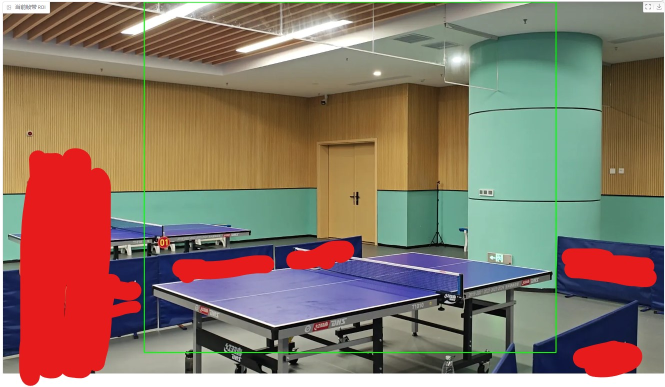
#> input picture assets/sample.jpg, 1330 x 773 px, given in place of sample2.mp4, which was not available (shown at 1/2 size)
$ python series_generator.py
#> lines starting #> are read from the running program, lines starting #| are printed output that depends on the picture; after the words box and inside, x2 and y2 are one past the last pixel; in counts of white or black regions, pixels touching at a corner belong together; pictures that were not available may be replaced by others from this repository, and a replacement may not be noted
### faster_cutter.py
import cv2
import os
from tqdm import tqdm
import subprocess

from utils import select_encoder

def ffmpeg_merge_segments(input_path, segments, tmp_dir, output_path, progress=None, img_idx=0):
    cap = cv2.VideoCapture(input_path)
    fps = cap.get(cv2.CAP_PROP_FPS)
    # 准备切片暂存目录
    tmp_part_dir = os.path.join(tmp_dir, 'part')
    if not os.path.exists(tmp_part_dir):
        os.makedirs(tmp_part_dir)
    # 准备切片记录文件
    concat_file = os.path.join(tmp_part_dir, "concat_list.txt")
    temp_files = []

    i = 0
    for (start, end) in tqdm(segments, desc=f'FFmpeg帧拼接中：'):
        out_name = f"temp_{img_idx}_{i}.mp4"
        out_path = os.path.join(tmp_part_dir, out_name)
        temp_files.append(out_name)  # 5.0版本的ffmpeg会基于concat文件自己拼接，这里不给路径
        duration = end - start
        cmd = [
            "ffmpeg", "-y",
            "-ss", str(start / fps),  # 转为秒
            "-t", str(duration / fps),
            "-i", input_path,
            "-c", "copy",  # 无重编码
            "-avoid_negative_ts", "make_zero",  # 强制从时间戳从0开始，避免变速异常
            out_path
        ]
        subprocess.run(cmd, stdout=subprocess.DEVNULL, stderr=subprocess.DEVNULL)

        if progress is not None:
            progress((i + 1) / len(segments), desc=f"第{img_idx}个视频处理中... FFmpeg帧拼接中 {i + 1}/{len(segments)}")

        i += 1

    # 生成合并文件列表
    with open(concat_file, "w") as f:
        for fpath in temp_files:
            f.write(f"file '{fpath}'\n")

    # 合并
    print('FFmpeg切片合并中...')
    if progress is not None:
        progress(1, desc=f"第{img_idx}个视频处理中... FFmpeg切片合并中...")

    # 选择编码器加速
    fourcc = select_encoder()
    subprocess.run([
        "ffmpeg", "-y",
        "-f", "concat", "-safe", "0", "-i", concat_file,
        "-c:v", fourcc,  # 使用编码器
        "-crf", "18",  # 质量控制参数，越小画质越高（18~28，推荐18-23）
        "-b:v", "6M",  # 码率控制
        "-preset", "fast",  # 编码速度和压缩效率
        "-c:a", "aac",  # 音频转为 AAC
        output_path
    ])
    print(f"结果已存于：{output_path}")

    # 清理
    for fpath in temp_files:
        os.remove(os.path.join(tmp_part_dir, fpath))
    os.remove(concat_file)

# [6 lines that do not run on import are left out]

### utils.py
import os
import cv2
import numpy as np
import subprocess

# 检查是否能用gpu加速
def test_encoder(encoder):
    """测试编码器是否真正可用"""
    test_cmd = [
        "ffmpeg", "-hide_banner",
        "-f", "lavfi", "-i", "testsrc=duration=1:size=1280x720:rate=30",
        "-c:v", encoder, "-f", "null", "-"
    ]

    try:
        result = subprocess.run(test_cmd, capture_output=True, text=True)
        return result.returncode == 0
    except:
        return False


def select_encoder():
    encoders = ['h264_nvenc', 'h264_qsv', 'h264_amf', 'h264_videotoolbox']

    for encoder in encoders:
        if test_encoder(encoder):
            print(f"已验证 {encoder} 可用")
            return encoder

    print("使用默认的 libx264 编码器")
    return "libx264"

# [32 lines left out: functions clean_tmp, draw_roi, not called in this run]

### series_generator.py
from tqdm import tqdm
import cv2
import numpy as np

from faster_cutter import ffmpeg_merge_segments

def get_white_mask(f1, f2, f3):
    masks = []
    for frame in (f1, f2, f3):
        masks.append(cv2.inRange(frame, (180, 180, 180), (255, 255, 255)))
    and_mask1 = cv2.bitwise_or(masks[0], masks[1])
    and_mask2 = cv2.bitwise_or(and_mask1, masks[2])

    kernel = np.ones((3, 3), np.uint8)  # 你可以改为(5, 5)

    # 进行膨胀运算
    and_mask2 = cv2.dilate(and_mask2, kernel, iterations=1)

    return and_mask2

def draw_ROI(ROI_start, ROI_end, image):
    color = (0, 255, 0)
    thickness = 2
    cv2.rectangle(image, ROI_start, ROI_end, color, thickness)

def detect_ball(frame1, frame2, frame3, render, ROI_start, ROI_end, cur_frame):
    is_detect = False

    color_mask = get_white_mask(frame1, frame2, frame3)  # 颜色差分
    gray1 = cv2.cvtColor(frame1, cv2.COLOR_BGR2GRAY)
    gray2 = cv2.cvtColor(frame2, cv2.COLOR_BGR2GRAY)
    gray3 = cv2.cvtColor(frame3, cv2.COLOR_BGR2GRAY)

    # 高斯模糊去噪
    gauss_kernel = (7, 7)
    gray1 = cv2.GaussianBlur(gray1, gauss_kernel, 0)
    gray2 = cv2.GaussianBlur(gray2, gauss_kernel, 0)
    gray3 = cv2.GaussianBlur(gray3, gauss_kernel, 0)

    # 计算两两差分
    diff1 = cv2.absdiff(gray1, gray2)
    diff2 = cv2.absdiff(gray2, gray3)
    combined_diff = cv2.bitwise_and(diff1, diff2)  # 合并差分

    _, diff_mask = cv2.threshold(combined_diff, 30, 255, cv2.THRESH_BINARY)
    # 形态学去噪（闭运算），去除空洞
    kernel = np.ones((5, 5), np.uint8)
    diff_mask = cv2.morphologyEx(diff_mask, cv2.MORPH_CLOSE, kernel)

    final_diff = cv2.bitwise_and(diff_mask, color_mask)

    kernel = np.ones((3, 3), np.uint8)
    final_diff = cv2.morphologyEx(final_diff, cv2.MORPH_OPEN, kernel)
    # 查找轮廓
    contours, _ = cv2.findContours(final_diff, cv2.RETR_EXTERNAL, cv2.CHAIN_APPROX_SIMPLE)

    if len(contours) > 0:
        target_cnt = max(contours, key=cv2.contourArea)
        area = cv2.contourArea(target_cnt)
        if 45 < area < 80:
            # 计算最小外接圆
            (x, y), radius = cv2.minEnclosingCircle(target_cnt)
            center = (int(x), int(y))
            radius = int(radius)

            # 圆形度筛选（轮廓面积与外接圆面积比）
            circularity = area / (np.pi * radius ** 2 + 1e-5)  # 避免除零
            if 0.45 < circularity < 2:
                # print(area, circularity)
                is_detect = True
                if render:
                    cv2.circle(frame3, center, radius, (0, 255, 0), 2)  # 画圆
                    cv2.putText(frame3, "Ball", (center[0] - 20, center[1] - 20),
                                cv2.FONT_HERSHEY_SIMPLEX, 0.7, (0, 255, 0), 2)

    if render:
        draw_ROI(ROI_start, ROI_end, cur_frame)

        cv2.imshow("Original", frame3)
        cv2.imshow("white_mask", color_mask)
        cv2.imshow("Three-Frame mask", diff_mask)
        cv2.imshow("final_mask", final_diff)

    return is_detect

def start(cap, render, ROI, img_idx, progress=None):
#> called with render = True, ROI = ((400, 0), (1550, 900)), img_idx = 0
    segments = []

    # 获取总帧数
    total_fps = int(cap.get(cv2.CAP_PROP_FRAME_COUNT))

    ROI_start = ROI[0]
    ROI_end = ROI[1]

    fps = int(cap.get(cv2.CAP_PROP_FPS))  # 帧率
    print(f'fps:{fps}')
    threshold = int(fps * 0.1)

    _, frame1 = cap.read()
#> frame1 is the input picture: shape (773, 1330, 3); mean B, G, R 103.8, 118.8, 137.8
    _, frame2 = cap.read()
    frame1 = frame1[ROI_start[1]:ROI_end[1], ROI_start[0]:ROI_end[0]]
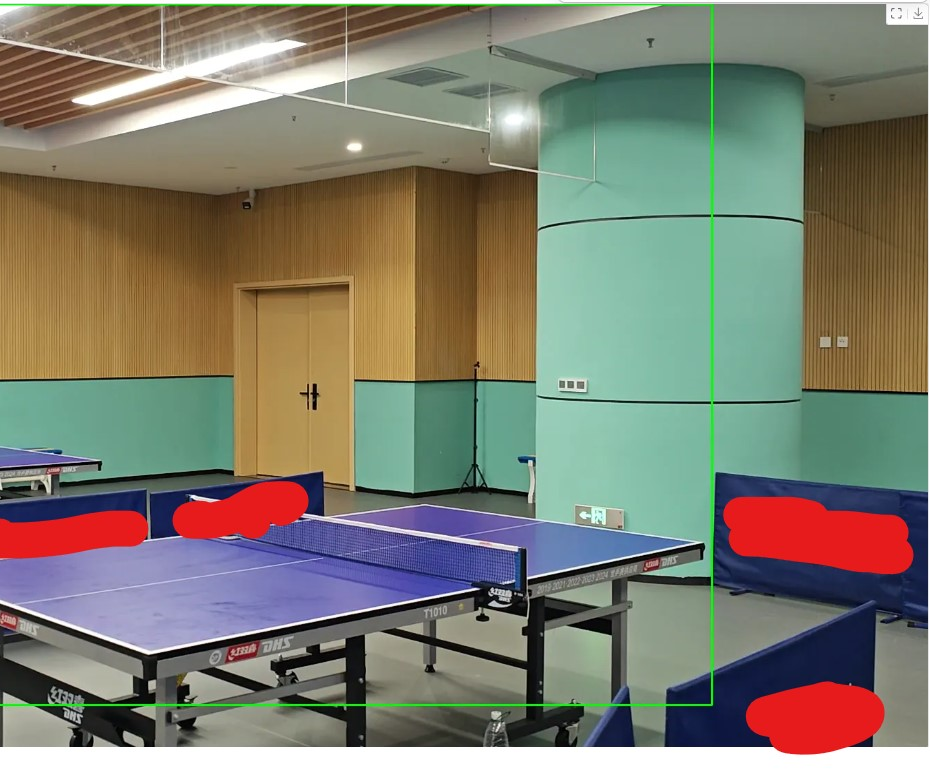
#> frame1: shape (773, 930, 3); mean B, G, R 111, 125.4, 126.4
    frame2 = frame2[ROI_start[1]:ROI_end[1], ROI_start[0]:ROI_end[0]]

    # 计算缩放后的尺寸
    width = 540
    h, w, _ = frame1.shape
#> h = 773; w = 930
    height = int(h / w * width)
#> height = 448
    frame_size = (width, height)
#> frame_size = (540, 448)

    print(f'ROI窗口大小：{frame_size}')
#| ROI窗口大小：(540, 448)

    # 缩放ROI区域为固定大小
    frame1 = cv2.resize(frame1, frame_size, interpolation=cv2.INTER_AREA)  # 这个参数好像是更清晰，不管算了
#> frame1: shape (448, 540, 3)
    frame2 = cv2.resize(frame2, frame_size, interpolation=cv2.INTER_AREA)

    # 记录剪辑帧
    frame_count = 1
    start_frame = frame_count
    last_detect = 0
    # 是否跳过
    should_skip = False

    # 记录有效对局帧
    count = 0
    steps_count = 0
    detect_count = 0
    out_of_game = True

    with tqdm(total=total_fps, desc=f"正在生成切片序列 {frame_count}/{total_fps}") as pbar:
        while True:
            # 每秒统计有多少帧测到了球，以此判断是否在对局中
            if count == fps:
                if detect_count >= threshold:
                    # print(f'detect count:{detect_count}')
                    steps_count += 1
                # 到此为止不再检测到球，代表对局结束
                elif steps_count > 0:
                    # print(f'回合结束，本回合时长:{steps_count}s')
                    out_of_game = True
                    steps_count = 0
                    end_frame = last_detect + int(fps * 0.7)

                    # 如果开头过早，则直接在上一个回合中加长末尾
                    # if should_skip:
                    #     should_skip = False
                    #     segments[-1][1] = end_frame
                    # else:
                    segments.append([start_frame, end_frame])
                # 仍然未检测到球，保持对局外状态
                else:
                    out_of_game = True
                count = 0
                detect_count = 0

            ret, cur_frame = cap.read()
            if not ret:
                segments[-1][1] = min(frame_count, segments[-1][1])  # 修正最后一帧
                break

            frame3 = cur_frame[ROI_start[1]:ROI_end[1], ROI_start[0]:ROI_end[0]]
            frame3 = cv2.resize(frame3, frame_size, interpolation=cv2.INTER_AREA)

            # 检测球
            if (detect_ball(frame1, frame2, frame3, render, ROI_start, ROI_end, cur_frame)):
#> the loop in get_white_mask, `for frame in (f1, f2, f3):` made 3 passes
#> after the loop in get_white_mask, `for frame in (f1, f2, f3):`: masks = 3 items
#> in get_white_mask, `and_mask1 = cv2.bitwise_or(masks[0], masks[1])`:
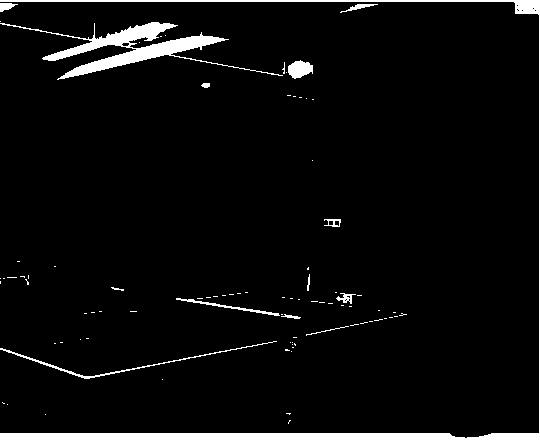
#> and_mask1: shape (448, 540); 6.3% white; 86 white regions (72 under 20 px), largest, box (x1, y1, x2, y2) and area: (0, 0, 540, 448) 9759, (0, 22, 283, 80) 3455, (0, 341, 277, 379) 498
#> in get_white_mask, `and_mask2 = cv2.dilate(and_mask2, kernel, iterations=1)`:
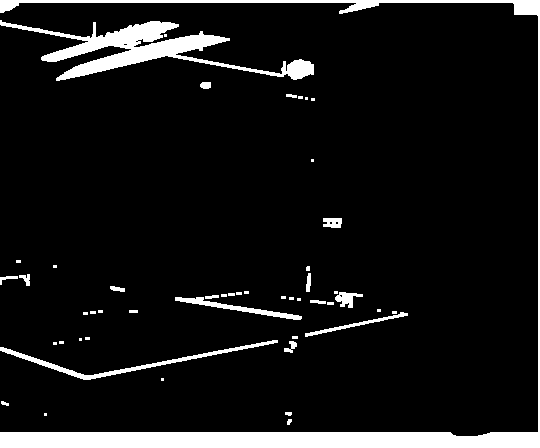
#> and_mask2: shape (448, 540); 8.5% white; 49 white regions (27 under 20 px), largest, box (x1, y1, x2, y2) and area: (0, 0, 540, 448) 11619, (0, 20, 314, 81) 5353, (0, 340, 278, 380) 1184
#> in detect_ball, `gray1 = cv2.cvtColor(frame1, cv2.COLOR_BGR2GRAY)`:
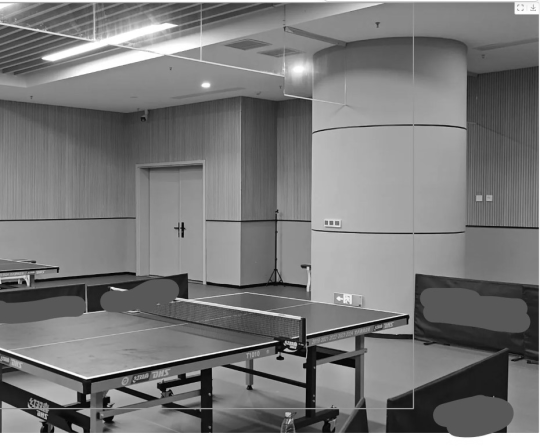
#> gray1: shape (448, 540); min 2, max 255, mean 124.1
#> in detect_ball, `gray1 = cv2.GaussianBlur(gray1, gauss_kernel, 0)`:
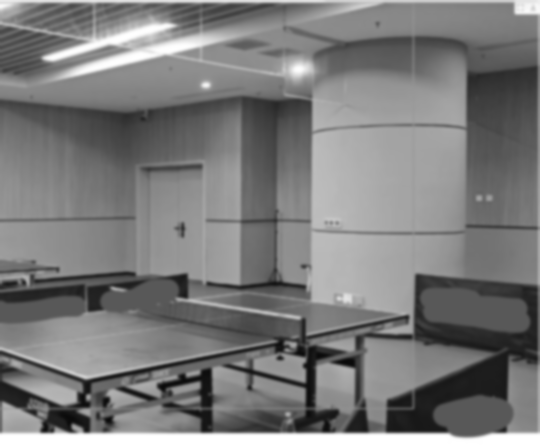
#> gray1: shape (448, 540); min 9, max 255, mean 123.9
#> in detect_ball, `diff1 = cv2.absdiff(gray1, gray2)`: diff1: shape (448, 540); every value is 0
#> in detect_ball, `contours, _ = cv2.findContours(final_diff, cv2.RETR_EXTERNAL, cv2.CHAI..`: contours = []
                last_detect = frame_count
                # 如果是对局的第一次检测到球，则从此时开始计数
                if out_of_game:
                    count = 0
                    out_of_game = False
                    start_frame = max(1, frame_count - int(fps * 0.5))
                    # 如果开始点早于之前的末尾，则合并这一段
                    # if len(segments) > 0 and start_frame < annotations[-1][1]:
                    #     should_skip = True
                detect_count += 1

            frame1, frame2 = frame2, frame3  # 更新帧

            count += 1
            frame_count += 1

            if render and cv2.waitKey(5) & 0xFF == 27:
#> (key Esc is pressed here)
                break

            # 更新tqdm描述信息
            pbar.set_description(f"Processing record {frame_count}/{total_fps}")
            pbar.update(1)

            if progress is not None:
                progress(frame_count / total_fps, desc=f"第{img_idx}个视频处理中...  正在生成切片序列 {frame_count}/{total_fps}")

    # print(segments)

    if render:
        cv2.destroyAllWindows()

    return segments

if __name__ == '__main__':
    video_path = "video/sample2.mp4"
    output_path = "output/sample_output_2.mp4"

    # ROI = ((600, 0), (1600, 900))
    ROI = ((400, 0), (1550, 900))

    cap = cv2.VideoCapture(video_path)
    annotations = start(cap, True, ROI, 0)
    cap.release()
    print('开始导出。。。')
    ffmpeg_merge_segments(video_path, annotations, './tmp', output_path)
#> in ffmpeg_merge_segments, `fps = cap.get(cv2.CAP_PROP_FPS)`: fps = 30
#> after the loop in ffmpeg_merge_segments, `for (start, end) in tqdm(segments, desc=f'FFmpeg帧拼接中：'):`: i = 0; temp_files = []
#> (the call stopped at in test_encoder, `result = subprocess.run(test_cmd, capture_output=True, text=True)`: subprocess is not available in this run)
